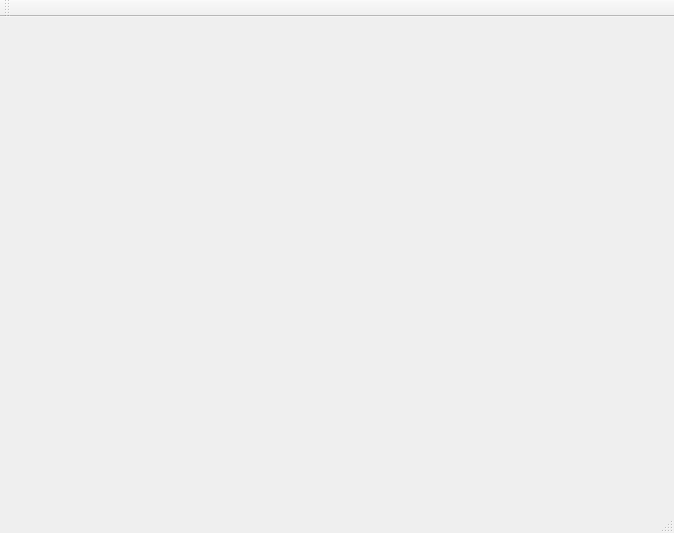
<?xml version="1.0" encoding="UTF-8"?>
<ui version="4.0">
 <class>MainWindow</class>
 <widget class="QMainWindow" name="MainWindow">
  <property name="geometry">
   <rect>
    <x>0</x>
    <y>0</y>
    <width>674</width>
    <height>533</height>
   </rect>
  </property>
  <property name="windowTitle">
   <string>MainWindow</string>
  </property>
  <widget class="QWidget" name="centralWidget"/>
  <widget class="QMenuBar" name="menuBar">
   <property name="geometry">
    <rect>
     <x>0</x>
     <y>0</y>
     <width>674</width>
     <height>23</height>
    </rect>
   </property>
  </widget>
  <widget class="QToolBar" name="mainToolBar">
   <attribute name="toolBarArea">
    <enum>TopToolBarArea</enum>
   </attribute>
   <attribute name="toolBarBreak">
    <bool>false</bool>
   </attribute>
  </widget>
  <widget class="QStatusBar" name="statusBar"/>
 </widget>
 <layoutdefault spacing="6" margin="11"/>
 <resources/>
 <connections/>
</ui>
